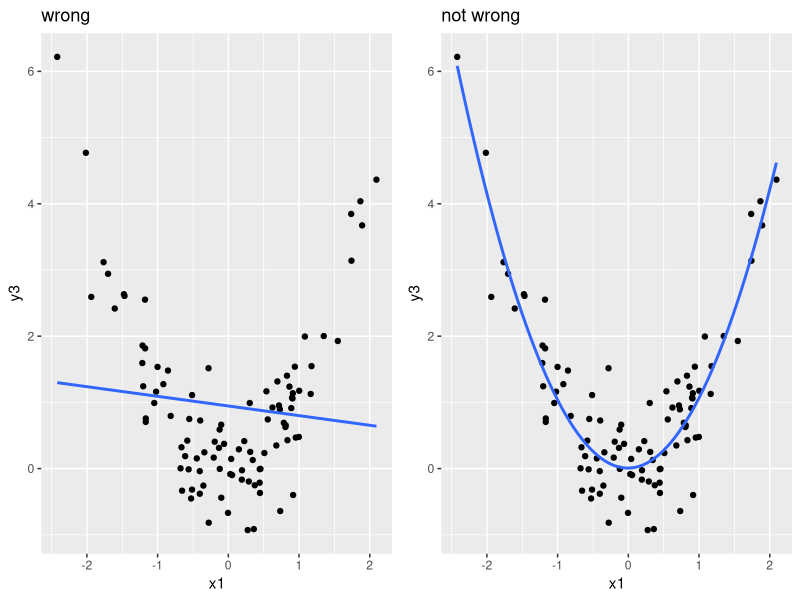
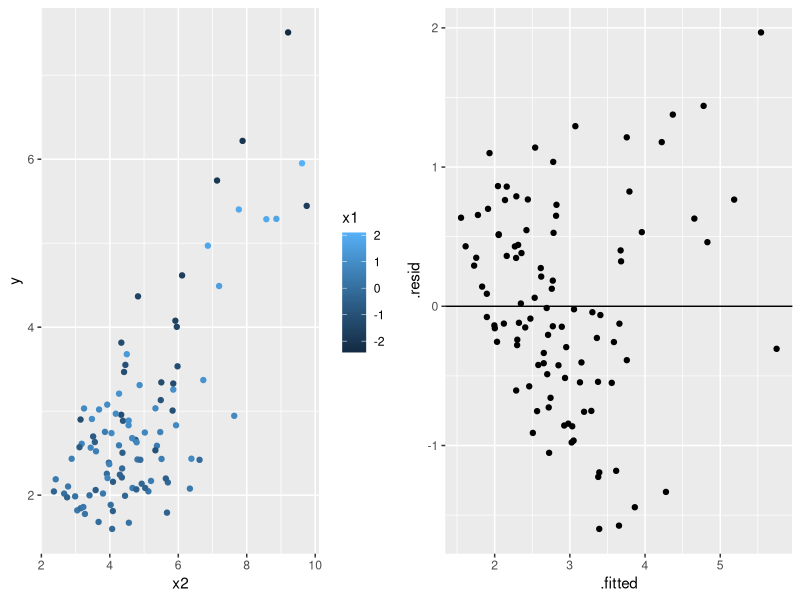
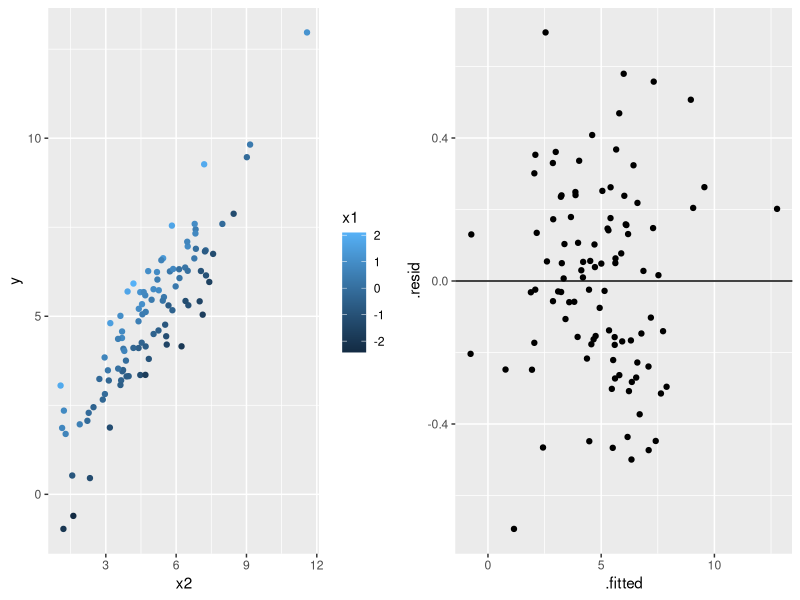
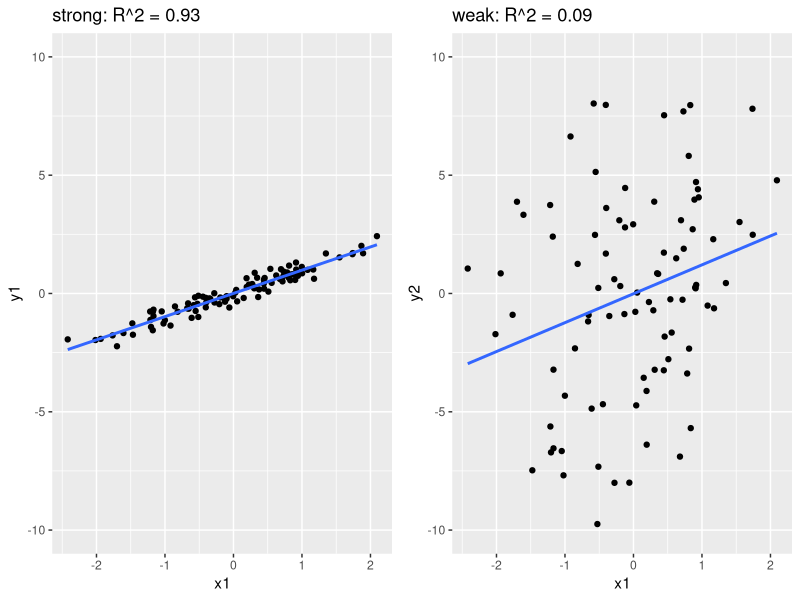
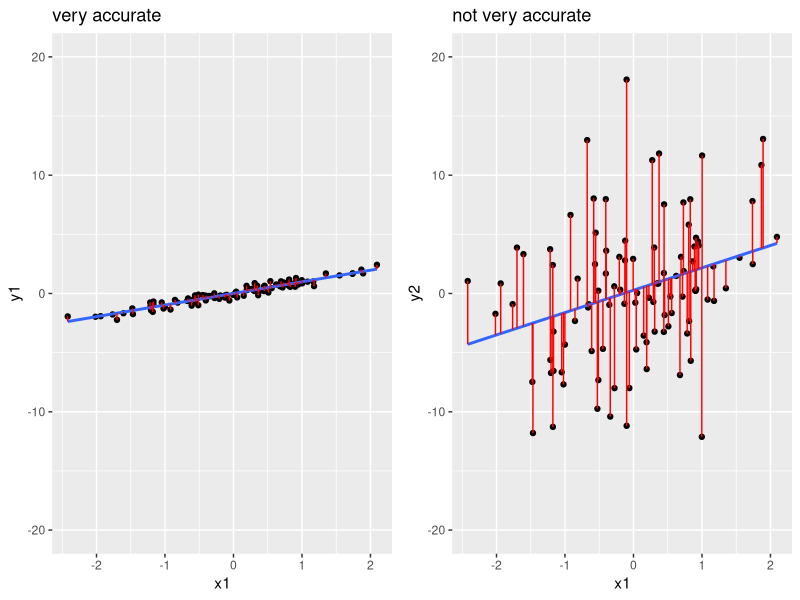

The R source for these figures, in order:
## ---- chunk 1
knitr::opts_chunk$set(echo=TRUE, message=FALSE, warning = FALSE,message=FALSE)
library(tidyverse)
library(gridExtra)
library(conflicted)
conflicts_prefer(dplyr::filter)
## ---- chunk 2
set.seed(2000)
x1 <- rnorm(100)
y1 <- x1 + rnorm(100, sd = 0.25)
y2 <- x1 + rnorm(100, sd = 6)
y3 <- x1^2 + rnorm(100, sd = 0.5)
dat <- data.frame(x1, y1, y2, y3)
g1 <- ggplot(dat, aes(x = x1, y = y1)) + 
  geom_point() + 
  geom_smooth(method = "lm", se = FALSE) + 
  lims(y = c(-10,10)) + 
  labs(title = "strong: R^2 = 0.93")

g2 <- ggplot(dat, aes(x = x1, y = y2)) + 
  geom_point() + 
  geom_smooth(method = "lm", se = FALSE) + 
  lims(y = c(-10,10)) + 
  labs(title = "weak: R^2 = 0.09")

g3 <- ggplot(dat, aes(x = x1, y = y3)) + 
  geom_point() + 
  geom_smooth(method = "lm", se = FALSE) + 
  labs(title = "wrong")
g4 <- ggplot(dat, aes(x = x1, y = y3)) + 
  geom_point() + 
  geom_smooth(method = "lm", se = FALSE, formula = y ~ x + I(x^2)) + 
  labs(title = "not wrong")
  
grid.arrange(g3,g4,ncol=2)
## ---- chunk 3
dat2 <- dat %>% 
  ##mutate(x2 = log(2*y3 + rnorm(100, sd = 0.5)), y = y3) %>%
  mutate(y = x1^2 + 2 + rnorm(100, sd = 0.25)) %>% 
  mutate(x2 = y +2 + rnorm(100, sd = 1)) %>%
  select(x1, x2, y) 

g1.a <- ggplot(dat2, aes(y = y, x = x2, color = x1)) + 
  geom_point() + 
  labs(y = "y")

mod <- lm(y ~ x1 + x2, dat2)
g3.a <- ggplot(mod, aes(x = .fitted, y = .resid)) + 
  geom_point() + 
  geom_hline(yintercept = 0)

grid.arrange(g1.a,g3.a,ncol = 2)
## ---- chunk 4
set.seed(253)
dat2 <- dat %>% 
  mutate(x2 = rnorm(100, mean = 5, sd = 2)) %>% 
  mutate(y = x1 + x2 + rnorm(100, sd = 0.25)) %>% 
  select(x1, x2, y) 

g1.a <- ggplot(dat2, aes(y = y, x = x2, color = x1)) + 
  geom_point() + 
  labs(y = "y")

mod <- lm(y ~ x1 + x2, dat2)
g3.a <- ggplot(mod, aes(x = .fitted, y = .resid)) + 
  geom_point() + 
  geom_hline(yintercept = 0)

grid.arrange(g1.a,g3.a,ncol = 2)
## ---- chunk 5
grid.arrange(g1,g2,ncol=2)
## ---- chunk 6
mod1 <- lm(y1 ~ x1, dat)
mod2 <- lm(y2 ~ x1, dat)
dat  <- dat %>% 
  mutate(fit1 = mod1$fitted, fit2 = mod2$fitted)
g1new <- g1 + 
  lims(y = c(-20,20)) + 
  geom_segment(data = dat, aes(x = x1, xend = x1, y = y1, yend = fit1), color = "red") + 
  labs(title = "very accurate")
g2new <- g2 + 
lims(y = c(-20,20)) + 
geom_segment(data = dat, aes(x = x1, xend = x1, y = y2, yend = fit2), color = "red") + 
  labs(title = "not very accurate")


grid.arrange(g1new,g2new,ncol=2)
